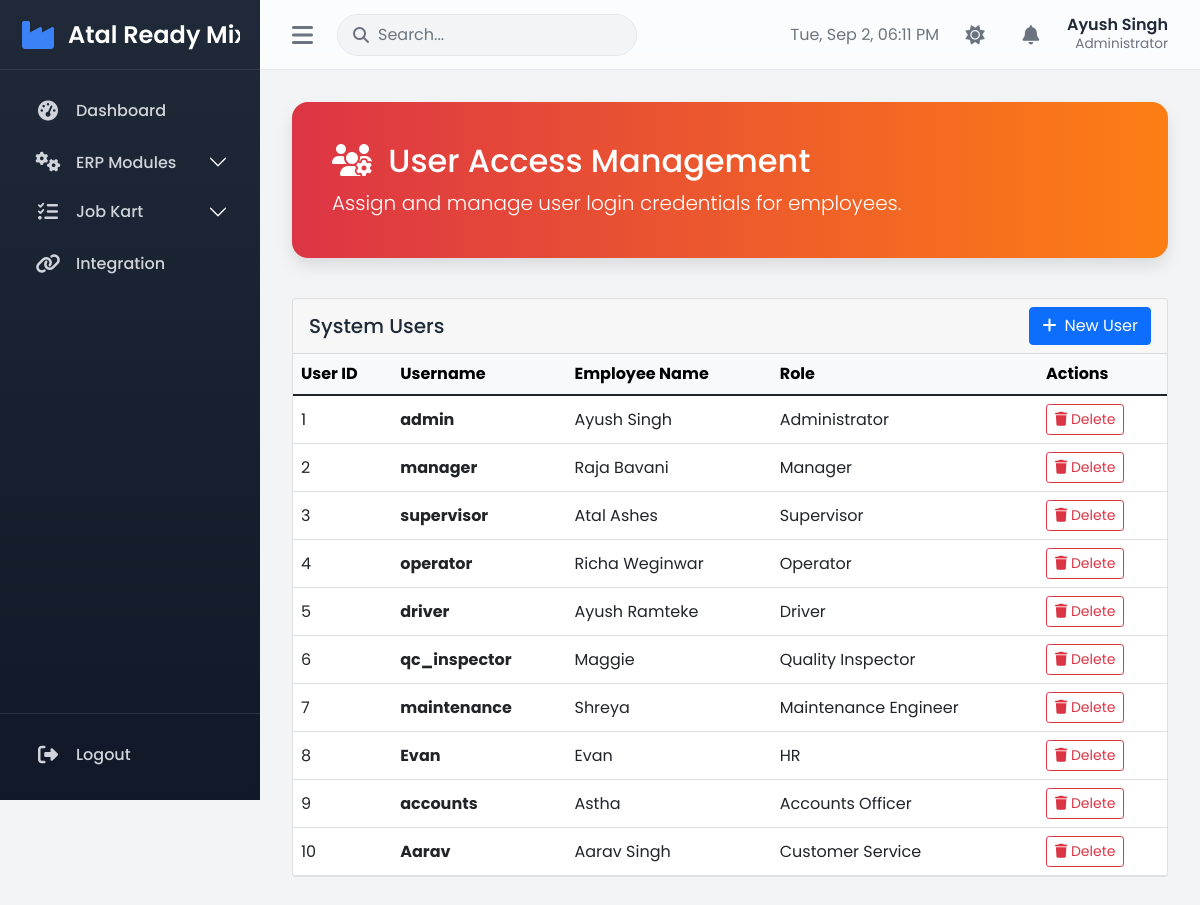
Screenshot of /erp/users (signed in) with the database file from the repository.
### tables this page shows
CREATE TABLE Employees (
    EmployeeID INTEGER PRIMARY KEY AUTOINCREMENT,
    Name TEXT,
    RoleID INTEGER,
    DepartmentID INTEGER,
    Phone TEXT,
    Email TEXT,
    DateOfJoining DATE,
    Status TEXT,
    FOREIGN KEY (RoleID) REFERENCES Roles(RoleID),
    FOREIGN KEY (DepartmentID) REFERENCES Departments(DepartmentID)
);

CREATE TABLE Roles (
    RoleID INTEGER PRIMARY KEY AUTOINCREMENT,
    RoleName TEXT NOT NULL
);

CREATE TABLE Users (
    UserID INTEGER PRIMARY KEY AUTOINCREMENT,
    Username TEXT UNIQUE,
    PasswordHash TEXT,
    EmployeeID INTEGER,
    FOREIGN KEY (EmployeeID) REFERENCES Employees(EmployeeID)
);

### app.py (the view, shortened to what this page needs)
@app.route('/erp/users', methods=['GET', 'POST'])
@login_required
@admin_required
def erp_users():
    conn = get_db_connection()
    users = conn.execute('SELECT u.UserID, u.Username, e.Name, r.RoleName FROM Users u JOIN Employees e ON u.EmployeeID = e.EmployeeID JOIN Roles r ON e.RoleID = r.RoleID').fetchall()
    available_employees = conn.execute('SELECT e.*, r.RoleName FROM Employees e JOIN Roles r ON e.RoleID = r.RoleID WHERE e.EmployeeID NOT IN (SELECT EmployeeID FROM Users WHERE EmployeeID IS NOT NULL)').fetchall()
    conn.close()
    return render_template('erp/users.html', users=users, available_employees=available_employees)

### app.py (called while the page is built)
def get_db_connection():
    conn = sqlite3.connect(DATABASE, timeout=10)
    conn.row_factory = sqlite3.Row
    return conn

def login_required(f):
    @wraps(f)
    def decorated_function(*args, **kwargs):
        if 'user_id' not in session:
            return redirect(url_for('login'))
        return f(*args, **kwargs)
    return decorated_function

def admin_required(f):
    @wraps(f)
    def decorated_function(*args, **kwargs):
        if 'role' not in session or session['role'] != 'Administrator':
            flash('You do not have permission to access this page.', 'danger')
            return redirect(url_for('dashboard'))
        return f(*args, **kwargs)
    return decorated_function

### templates/erp/Users.html (shortened to what this page needs)
{% extends "base.html" %}
{% block content %}
<div class="main-header">
    <h2><i class="fas fa-users-cog me-2"></i> User Access Management</h2>
    <p class="lead mb-0">Assign and manage user login credentials for employees.</p>
</div>
<div class="row">
    <div class="col-12">
        <div class="card">
            <div class="card-header d-flex justify-content-between align-items-center">
                <h5 class="mb-0">System Users</h5>
                <button class="btn btn-primary" id="addUserBtn"><i class="fas fa-plus me-2"></i>New User</button>
            </div>
            <div class="card-body p-0">
                <div class="table-responsive">
                    <table class="table table-hover mb-0">
                        <thead class="table-light">
                            <tr>
                                <th>User ID</th>
                                <th>Username</th>
                                <th>Employee Name</th>
                                <th>Role</th>
                                <th>Actions</th>
                            </tr>
                        </thead>
                        <tbody>
                            {% for user in users %}
                            <tr>
                                <td>{{ user.UserID }}</td>
                                <td><strong>{{ user.Username }}</strong></td>
                                <td>{{ user.Name }}</td>
                                <td>{{ user.RoleName }}</td>
                                <td>
                                    <button class="btn btn-sm btn-outline-danger delete-btn"
                                            data-id="{{ user.UserID }}"
                                            data-username="{{ user.Username }}">
                                        <i class="fas fa-trash"></i> Delete
                                    </button>
                                </td>
                            </tr>
                            {% endfor %}
                        </tbody>
                    </table>
                </div>
            </div>
        </div>
    </div>
</div>
{% endblock %}

### templates/base.html (shortened to what this page needs)
<!DOCTYPE html>
<html lang="en">
<head>
    <link href="https://cdn.jsdelivr.net/npm/bootstrap@5.1.3/dist/css/bootstrap.min.css" rel="stylesheet">
    <link href="https://cdnjs.cloudflare.com/ajax/libs/font-awesome/6.4.0/css/all.min.css" rel="stylesheet">
</head>
<body data-theme="light">
<div class="wrapper">
    {% if session.user_id %}
    <nav class="sidebar">
        <div class="sidebar-header">
            <a href="{{ url_for('dashboard') }}">
                <i class="fas fa-industry logo-icon"></i>
                <span class="logo-text">Atal Ready Mix</span>
            </a>
        </div>
        <ul class="nav flex-column sidebar-nav">
            <li class="nav-item">
                <a class="nav-link {{ 'active' if 'dashboard' in request.path else '' }}" href="{{ url_for('dashboard') }}" data-bs-toggle="tooltip" data-bs-placement="right" title="Dashboard">
                    <i class="fas fa-tachometer-alt nav-icon"></i> <span class="nav-text">Dashboard</span>
                </a>
            </li>
            <li class="nav-item accordion accordion-flush">
                <div class="accordion-item bg-transparent border-0">
                    <h2 class="accordion-header">
                        <button class="accordion-button collapsed" type="button" data-bs-toggle="collapse" data-bs-target="#erp-collapse">
                            <i class="fas fa-cogs nav-icon"></i> <span class="nav-text">ERP Modules</span>
                        </button>
                    </h2>
                </div>
            </li>
            <li class="nav-item accordion accordion-flush">
                <div class="accordion-item bg-transparent border-0">
                    <h2 class="accordion-header">
                        <button class="accordion-button collapsed" type="button" data-bs-toggle="collapse" data-bs-target="#jobkart-collapse">
                            <i class="fas fa-tasks nav-icon"></i> <span class="nav-text">Job Kart</span>
                        </button>
                    </h2>
                </div>
            </li>
            <li class="nav-item">
                <a class="nav-link" href="{{ url_for('integration_home') }}" data-bs-toggle="tooltip" data-bs-placement="right" title="Integration">
                    <i class="fas fa-link nav-icon"></i> <span class="nav-text">Integration</span>
                </a>
            </li>
        </ul>
        <div class="sidebar-footer">
            <a class="nav-link" href="{{ url_for('logout') }}" data-bs-toggle="tooltip" data-bs-placement="right" title="Logout">
                <i class="fas fa-sign-out-alt nav-icon"></i> <span class="nav-text">Logout</span>
            </a>
        </div>
    </nav>
    {% endif %}
    <div class="{% if session.user_id %}main-content{% else %}container mt-4{% endif %}">
        {% if session.user_id %}
        <header class="topbar">
            <div class="topbar-left">
                <i class="fas fa-bars sidebar-toggler"></i>
                <div class="search-bar d-none d-md-block">
                    <i class="fas fa-search"></i>
                    <input type="text" class="form-control" placeholder="Search...">
                </div>
            </div>
            <div class="topbar-right">
                <div id="live-clock" class="text-muted d-none d-lg-block"></div>
                <div class="topbar-icon" id="theme-toggler" data-bs-toggle="tooltip" data-bs-placement="bottom" title="Toggle Theme">
                    <i class="fas fa-sun"></i>
                </div>
                <div class="topbar-icon">
                    <i class="fas fa-bell"></i>
                </div>
                <div class="user-profile">
                    <h5>{{ session.employee_name }}</h5>
                    <p>{{ session.role }}</p>
                </div>
            </div>
        </header>
        {% endif %}
        <main class="content-inner">
            {% block content %}{% endblock %}
        </main>
    </div>
</div>
</body>
</html>

### templates/erp/Users.html (style rules this page uses)
.main-header { background: linear-gradient(90deg, #dc3545 0%, #fd7e14 100%); color: white; padding: 2.5rem; border-radius: 1rem; margin-bottom: 2.5rem; box-shadow: 0 8px 16px rgba(0,0,0,0.1); }
.table thead th, .table tbody td { vertical-align: middle; }

### rows the page displays
Employees: employee_name "Ayush Singh"
Roles: role "Administrator"
Users: UserID "1", Username "admin", Name "Ayush Singh", RoleName "Administrator"
Users: UserID "2", Username "manager", Name "Raja Bavani", RoleName "Manager"
Users: UserID "3", Username "supervisor", Name "Atal Ashes", RoleName "Supervisor"
Users: UserID "4", Username "operator", Name "Richa Weginwar", RoleName "Operator"
Users: UserID "5", Username "driver", Name "Ayush Ramteke", RoleName "Driver"
Users: UserID "6", Username "qc_inspector", Name "Maggie", RoleName "Quality Inspector"
Users: UserID "7", Username "maintenance", Name "Shreya", RoleName "Maintenance Engineer"
Users: UserID "8", Username "Evan", Name "Evan", RoleName "HR"
Users: UserID "9", Username "accounts", Name "Astha", RoleName "Accounts Officer"
Users: UserID "10", Username "Aarav", Name "Aarav Singh", RoleName "Customer Service"
